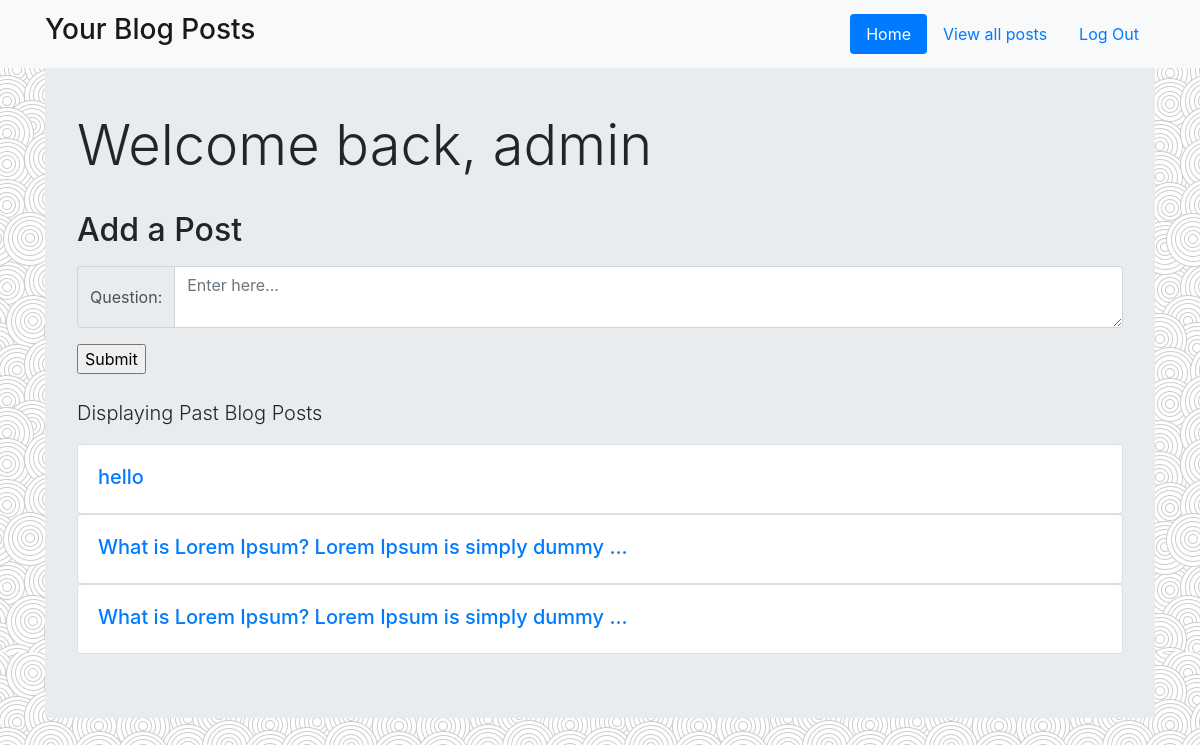
Page /home/ (signed in) on the earlier database version.
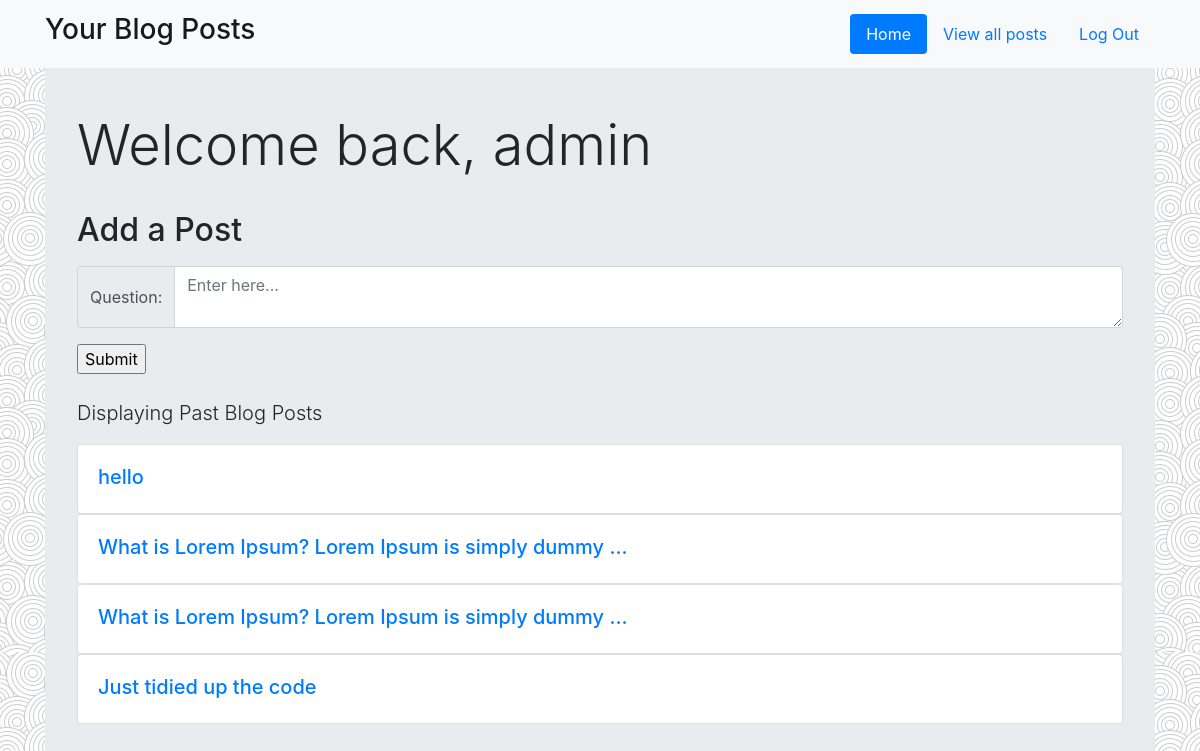
Same page on the later database version.
### tables this page shows
CREATE TABLE "Users" (
	"id"	INTEGER PRIMARY KEY AUTOINCREMENT,
	"username"	TEXT NOT NULL UNIQUE,
	"password"	TEXT NOT NULL
);

CREATE TABLE "Blogs" (
	"id"	INTEGER PRIMARY KEY AUTOINCREMENT,
	"blogger_id"	INTEGER NOT NULL,
	"post"	TEXT NOT NULL
);

### blog.py (the view)
@app.route('/home/')
def home():
    if 'user_id' not in session:
        return render_template('sign_in.html')
    else:
        user_id = session['user_id']
        db = get_db()
        user_posts = db.execute('SELECT * FROM Blogs WHERE blogger_id=?',(user_id,)).fetchall()
        user = db.execute('SELECT * FROM Users WHERE id=?',(user_id,)).fetchall()
        username = user[0][1]
        return render_template('home.html', user_posts=user_posts, username=username)

### blog.py (called while the page is built)
def get_db():
    db = sqlite3.connect('blog.sqlite3')
    db.row_factory = sqlite3.Row
    return db

### templates/home.html
{% extends "layout.html" %}
{% block body %}
<nav class="navbar fixed-top navbar-light bg-light">
  <div class="container">
    <a class="navbar-brand" href="#"><h3>Your Blog Posts</h3></a>
    <ul class="nav nav-pills">
      <li class="nav-item">
        <a class="nav-link active" href="/home">Home</a>
      </li>
      <li class="nav-item">
        <a class="nav-link" href="/posts">View all posts</a>
      </li>
      <li class="nav-item">
        <a class="nav-link" href="/log_out">Log Out</a>
      </li>
    </ul>
  </div>
</nav>
<div class="jumbotron">
    <h1 class="display-4">Welcome back, {{ username }}</h1><br>
    <h2>Add a Post</h2>
    <form action="{{ url_for('add_post') }}" method="POST">
        <div class="input-group my-3">
            <div class="input-group-prepend">
                <span class="input-group-text">Question:</span>
            </div>
            <textarea class="form-control" name="post" placeholder="Enter here..." maxlength="2000"></textarea>
        </div>
        <input type="submit">
    </form>
    <br>
    <p class="lead">Displaying Past Blog Posts</p>
    {% for post in user_posts %}
      <a href="{{ url_for('view', id=post['id']) }}">
        <div class="card" style="height: 70px;">
          <div class="card-body">
            {% if post['post']|length > 50: %}
              <h5 class="title">{{ post['post'][:50] }}...</h5>
            {% else: %}
              <h5 class="title">{{ post['post'] }}</h5>
            {% endif %}
          </div>
        </div>
      </a>
    {% endfor %}
</div>
{% endblock %}

### templates/layout.html (shortened to what this page needs)
<!doctype html>
<html>
<head>
    <link rel="stylesheet" type"text/css" href="/static/css/bootstrap.css">
</head>
<body class="pt-5" background="/static/images/pattern.jpg">
    <div class="container">
        {% block body %}{% endblock %}
    </div>
</body>
</html>

Differences in the rows shown:
added Blogs: post "Just tidied up the code"
